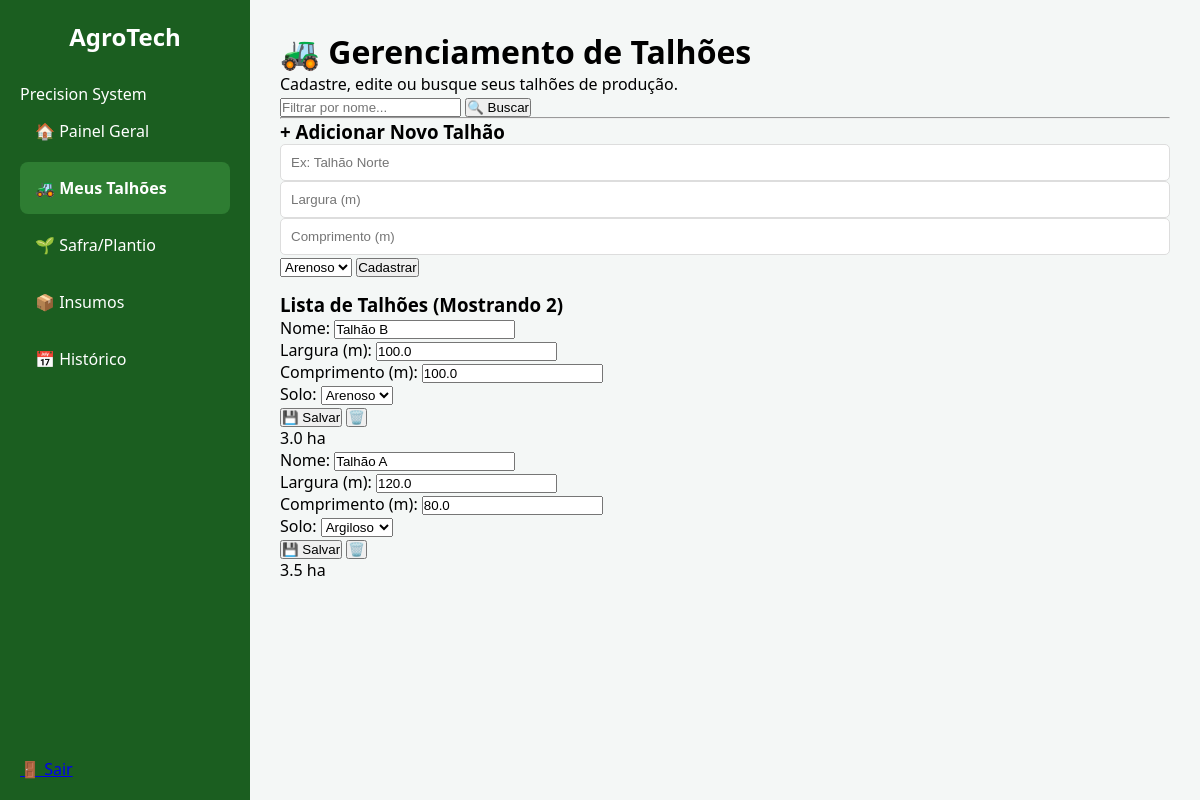
Screenshot of /talhao (signed in) with the database file from the repository.
### tables this page shows
CREATE TABLE Talhao (
        id INTEGER PRIMARY KEY AUTOINCREMENT,
        usuario_id INTEGER NOT NULL,
        nome TEXT NOT NULL,
        largura_metros REAL,
        altura_metros REAL,
        area_hectares REAL,
        tipo_solo TEXT,
        FOREIGN KEY (usuario_id) REFERENCES Usuario(id)
    );

### app.py (the view, shortened to what this page needs)
@app.route('/talhao', methods=['GET', 'POST'])
def talhao():
    if 'user_id' not in session:
        return redirect(url_for('login'))
    user_id = session['user_id']
    db = get_db()
    busca = request.args.get('busca')
    if busca:
        talhoes = db.execute("SELECT * FROM Talhao WHERE usuario_id = ? AND nome LIKE ?", (user_id, f'%{busca}%')).fetchall()
    else:
        talhoes = db.execute("SELECT * FROM Talhao WHERE usuario_id = ? ORDER BY id DESC LIMIT 5", (user_id,)).fetchall()
    return render_template('talhao.html', talhoes=talhoes)

### app.py (called while the page is built)
def get_db():
    conn = sqlite3.connect('agrotech.db')
    conn.row_factory = sqlite3.Row
    return conn

### templates/talhao.html (shortened to what this page needs)
{% extends "base.html" %}
{% block content %}
<div class="crud-container">
    <div class="header-section">
        <h1>🚜 Gerenciamento de Talhões</h1>
        <p>Cadastre, edite ou busque seus talhões de produção.</p>
    </div>
    <div class="search-box">
        <form method="GET" action="{{ url_for('talhao') }}" class="search-form">
            <input type="text" name="busca" placeholder="Filtrar por nome..." value="{{ request.args.get('busca', '') }}">
            <button type="submit" class="btn-search">🔍 Buscar</button>
        </form>
    </div>
    <hr>
    <div class="form-card">
        <h3>+ Adicionar Novo Talhão</h3>
        <form method="POST">
            <div class="input-group">
                <input type="text" name="nome" placeholder="Ex: Talhão Norte" required>
                <input type="number" name="largura" placeholder="Largura (m)" step="0.01" required>
                <input type="number" name="comprimento" placeholder="Comprimento (m)" step="0.01" required>
                <select name="tipo_solo">
                    <option value="Arenoso">Arenoso</option>
                </select>
                <button type="submit" class="btn-add">Cadastrar</button>
            </div>
        </form>
    </div>
    <div class="talhoes-list">
        <h3>Lista de Talhões (Mostrando {{ talhoes|length }})</h3>
        {% for t in talhoes %}
        <div class="talhao-item-card">
            <form method="POST" class="edit-form">
                <div class="field">
                    <label>Nome:</label>
                    <input type="text" name="nome" value="{{ t.nome }}">
                </div>
                <div class="field">
                    <label>Largura (m):</label>
                    <input type="number" name="largura" value="{{ t.largura_metros }}" step="0.01">
                </div>
                <div class="field">
                    <label>Comprimento (m):</label>
                    <input type="number" name="comprimento" value="{{ t.altura_metros }}" step="0.01">
                </div>
                <div class="field">
                    <label>Solo:</label>
                    <select name="tipo_solo">
                        <option value="Arenoso" {{ 'selected' if t.tipo_solo == 'Arenoso' else '' }}>Arenoso</option>
                        <option value="Argiloso" {{ 'selected' if t.tipo_solo == 'Argiloso' else '' }}>Argiloso</option>
                    </select>
                </div>
                <div class="action-buttons">
                    <button type="submit" name="acao" value="editar" class="btn-save">💾 Salvar</button>
                    <button type="submit" name="acao" value="deletar" class="btn-delete" onclick="return confirm('Tem certeza que deseja excluir o talhão {{ t.nome }}?')">🗑️</button>
                </div>
            </form>
            <div class="area-badge">
                <span>{{ t.area_hectares }} ha</span>
            </div>
        </div>
        {% endfor %}
    </div>
</div>
{% endblock %}

### static/css/style.css (style rules this page uses)
.input-group { margin-bottom: 15px; text-align: left; }
.input-group input { width: 100%; padding: 10px; border: 1px solid #ddd; border-radius: 5px; box-sizing: border-box; }
* { margin: 0; padding: 0; box-sizing: border-box; }
body { font-family: 'Segoe UI', sans-serif; background: #f4f7f6; }

### rows the page displays
Talhao: nome "Talhão B", largura "100.0", comprimento "100.0", area_hectares "3.0"
Talhao: nome "Talhão A", largura "120.0", comprimento "80.0", area_hectares "3.5"

### other values shown
{{ talhoes|length }} "2"
